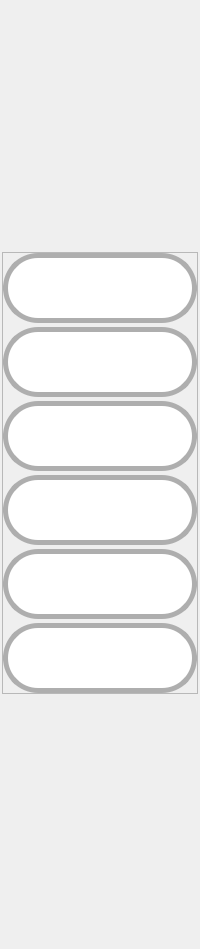
            <widget class="QWidget" name="monthly_customers_properties_panel">
             <layout class="QVBoxLayout" name="verticalLayout_30">
              <property name="spacing">
               <number>2</number>
              </property>
              <property name="leftMargin">
               <number>2</number>
              </property>
              <property name="topMargin">
               <number>2</number>
              </property>
              <property name="rightMargin">
               <number>2</number>
              </property>
              <property name="bottomMargin">
               <number>2</number>
              </property>
              <item>
               <spacer name="verticalSpacer_8">
                <property name="orientation">
                 <enum>Qt::Vertical</enum>
                </property>
                <property name="sizeType">
                 <enum>QSizePolicy::Minimum</enum>
                </property>
                <property name="sizeHint" stdset="0">
                 <size>
                  <width>20</width>
                  <height>250</height>
                 </size>
                </property>
               </spacer>
              </item>
              <item>
               <widget class="QFrame" name="frame_20">
                <property name="layoutDirection">
                 <enum>Qt::LeftToRight</enum>
                </property>
                <property name="autoFillBackground">
                 <bool>false</bool>
                </property>
                <property name="frameShape">
                 <enum>QFrame::StyledPanel</enum>
                </property>
                <property name="frameShadow">
                 <enum>QFrame::Raised</enum>
                </property>
                <layout class="QVBoxLayout" name="verticalLayout">
                 <property name="spacing">
                  <number>4</number>
                 </property>
                 <property name="leftMargin">
                  <number>0</number>
                 </property>
                 <property name="topMargin">
                  <number>0</number>
                 </property>
                 <property name="rightMargin">
                  <number>0</number>
                 </property>
                 <property name="bottomMargin">
                  <number>0</number>
                 </property>
                 <item>
                  <widget class="QPushButton" name="monthly_customer_add_btn2">
                   <property name="minimumSize">
                    <size>
                     <width>70</width>
                     <height>70</height>
                    </size>
                   </property>
                   <property name="toolTip">
                    <string>Add customer</string>
                   </property>
                   <property name="styleSheet">
                    <string notr="true">QPushButton{
	border-style: solid;	
	border-width: 5px;
	border-radius:35px;
	border-color: rgb(174, 174, 174);
	padding: 10px;

	background-color: rgb(255, 255, 255);
	
	image: url(:/icons/icons/add-user.svg);
	
}


QPushButton:hover{
	border-style:  solid;
	border-color: rgb(174, 174, 174);
	border-width: 5px;
	border-radius: 35px;
	padding: 10px;
	
	image: url(:/icons/icons/add-user2.svg);
}
QPushButton:pressed{
	
	border-style:  solid;
	border-width: 5px;
	border-radius: 35px;
	padding: 10px;
	background-color: rgb(100, 100, 100);
	image: url(:/icons/icons/add-user2.svg);
}

QPushButton:disabled{
	border-style:  solid;
	border-color: rgb(174, 174, 174);
	border-width: 5px;
	border-radius: 35px;
	padding: 10px;
	padding: 10px;
	background-color: rgb(142,142,142);
}</string>
                   </property>
                   <property name="text">
                    <string/>
                   </property>
                   <property name="iconSize">
                    <size>
                     <width>40</width>
                     <height>40</height>
                    </size>
                   </property>
                  </widget>
                 </item>
                 <item>
                  <widget class="QPushButton" name="monthly_customer_remove_btn">
                   <property name="minimumSize">
                    <size>
                     <width>70</width>
                     <height>70</height>
                    </size>
                   </property>
                   <property name="toolTip">
                    <string>Remove customer</string>
                   </property>
                   <property name="styleSheet">
                    <string notr="true">QPushButton{
	border-style: solid;	
	border-width: 5px;
	border-radius:35px;
	border-color: rgb(174, 174, 174);

	padding: 10px;
	
	background-color: rgb(255, 255, 255);

	image:url(:/icons/icons/remove-user.svg)
	
}


QPushButton:hover{
	border-style:  solid;
	border-color: rgb(174, 174, 174);
	border-width: 5px;
	border-radius: 35px;
	padding: 10px;
	
	image: url(:/icons/icons/remove-user2.svg)
}
QPushButton:pressed{
	
	border-style:  solid;
	border-width: 5px;
	border-radius: 35px;
	padding: 10px;
	background-color: rgb(100, 100, 100);
	image:url(:/icons/icons/remove-user2.svg);
}

QPushButton:disabled{
	border-style:  solid;
	border-color: rgb(174, 174, 174);
	border-width: 5px;
	border-radius: 35px;
	padding: 10px;
	padding: 10px;
	background-color: rgb(142,142,142);
}</string>
                   </property>
                   <property name="text">
                    <string/>
                   </property>
                   <property name="iconSize">
                    <size>
                     <width>40</width>
                     <height>40</height>
                    </size>
                   </property>
                  </widget>
                 </item>
                 <item>
                  <widget class="QPushButton" name="monthly_customer_update_btn">
                   <property name="minimumSize">
                    <size>
                     <width>70</width>
                     <height>70</height>
                    </size>
                   </property>
                   <property name="toolTip">
                    <string>Update state</string>
                   </property>
                   <property name="styleSheet">
                    <string notr="true">QPushButton{
	border-style: solid;	
	border-width: 5px;
	border-radius:35px;
	border-color: rgb(174, 174, 174);

	padding: 10px;
	
	background-color: rgb(255, 255, 255);

	image: url(:/icons/icons/refresh.svg);
	
}


QPushButton:hover{
	image: url(:/icons/icons/refresh2.svg)
}
QPushButton:pressed{
	
	background-color: rgb(100, 100, 100);
	image: url(:/icons/icons/refresh2.svg)
}

QPushButton:disabled{
	background-color: rgb(142,142,142);
}
</string>
                   </property>
                   <property name="text">
                    <string/>
                   </property>
                   <property name="iconSize">
                    <size>
                     <width>40</width>
                     <height>40</height>
                    </size>
                   </property>
                  </widget>
                 </item>
                 <item>
                  <widget class="QPushButton" name="monthly_customer_search_btn">
                   <property name="minimumSize">
                    <size>
                     <width>70</width>
                     <height>70</height>
                    </size>
                   </property>
                   <property name="toolTip">
                    <string>Search date</string>
                   </property>
                   <property name="styleSheet">
                    <string notr="true">QPushButton{
	border-style: solid;	
	border-width: 5px;
	border-radius:35px;
	border-color: rgb(174, 174, 174);

	padding: 10px;
	
	background-color: rgb(255, 255, 255);

	image: url(:/icons/icons/loupe1.svg);
	
}


QPushButton:hover{
	
	image: url(:/icons/icons/loupe2.svg);
}
QPushButton:pressed{
	
	background-color: rgb(100, 100, 100);
	image: url(:/icons/icons/loupe2.svg);
}
QPushButton:disabled{

	background-color: rgb(142,142,142);
}</string>
                   </property>
                   <property name="text">
                    <string/>
                   </property>
                  </widget>
                 </item>
                 <item>
                  <widget class="QPushButton" name="monthly_customer_export_btn">
                   <property name="minimumSize">
                    <size>
                     <width>70</width>
                     <height>70</height>
                    </size>
                   </property>
                   <property name="toolTip">
                    <string>Export</string>
                   </property>
                   <property name="styleSheet">
                    <string notr="true">QPushButton{
	border-style: solid;	
	border-width: 5px;
	border-radius:35px;
	border-color: rgb(174, 174, 174);

	padding: 10px;
	
	background-color: rgb(255, 255, 255);

	image: url(:/icons/icons/export1.png)
	
}


QPushButton:hover{
	
	image: url(:/icons/icons/export2.png);
}
QPushButton:pressed{
	
	background-color: rgb(100, 100, 100);
	image: url(:/icons/icons/export2.png);
}

QPushButton:disabled{
	
	background-color: rgb(142,142,142);
}
</string>
                   </property>
                   <property name="text">
                    <string/>
                   </property>
                   <property name="iconSize">
                    <size>
                     <width>40</width>
                     <height>40</height>
                    </size>
                   </property>
                  </widget>
                 </item>
                 <item>
                  <widget class="QPushButton" name="monthly_customer_edit_cost_btn">
                   <property name="minimumSize">
                    <size>
                     <width>70</width>
                     <height>70</height>
                    </size>
                   </property>
                   <property name="toolTip">
                    <string>Edit monthly price</string>
                   </property>
                   <property name="styleSheet">
                    <string notr="true">QPushButton{
	border-style: solid;	
	border-width: 5px;
	border-radius:35px;
	border-color: rgb(174, 174, 174);

	padding: 10px;
	
	background-color: rgb(255, 255, 255);

	image: url(:/icons/icons/edit1.svg);
	
}


QPushButton:hover{
	image: url(:/icons/icons/edit2.svg);
}
QPushButton:pressed{
	
	
	background-color: rgb(100, 100, 100);
	image: url(:/icons/icons/edit2.svg);
}

QPushButton:disabled{
	
	background-color: rgb(142,142,142);
}
</string>
                   </property>
                   <property name="text">
                    <string/>
                   </property>
                   <property name="icon">
                    <iconset>
                     <normaloff>:/icons/icons/edit.svg</normaloff>:/icons/icons/edit.svg</iconset>
                   </property>
                   <property name="iconSize">
                    <size>
                     <width>40</width>
                     <height>40</height>
                    </size>
                   </property>
                  </widget>
                 </item>
                </layout>
               </widget>
              </item>
              <item>
               <spacer name="verticalSpacer_6">
                <property name="orientation">
                 <enum>Qt::Vertical</enum>
                </property>
                <property name="sizeHint" stdset="0">
                 <size>
                  <width>20</width>
                  <height>253</height>
                 </size>
                </property>
               </spacer>
              </item>
             </layout>
            </widget>
